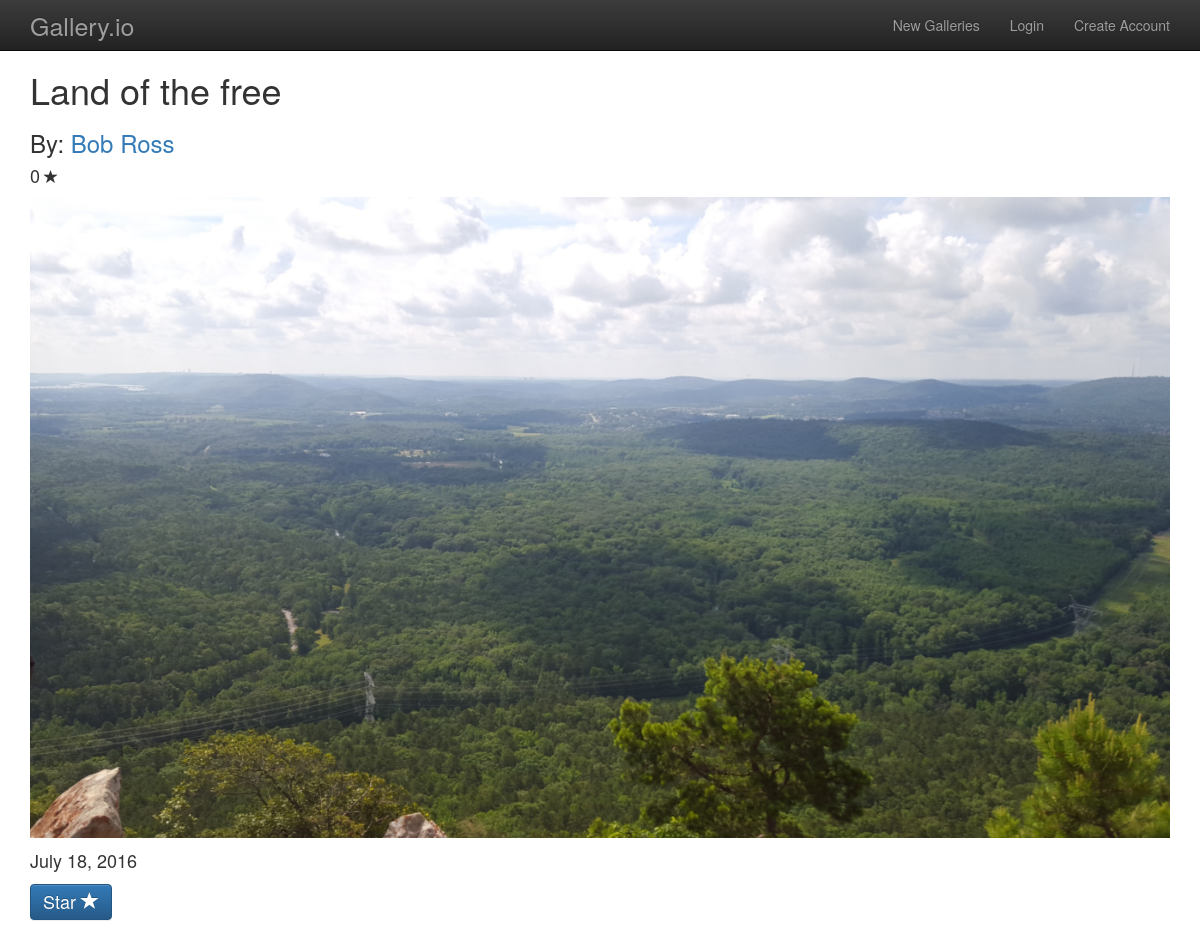
The app's page /art_piece/3/, older data.
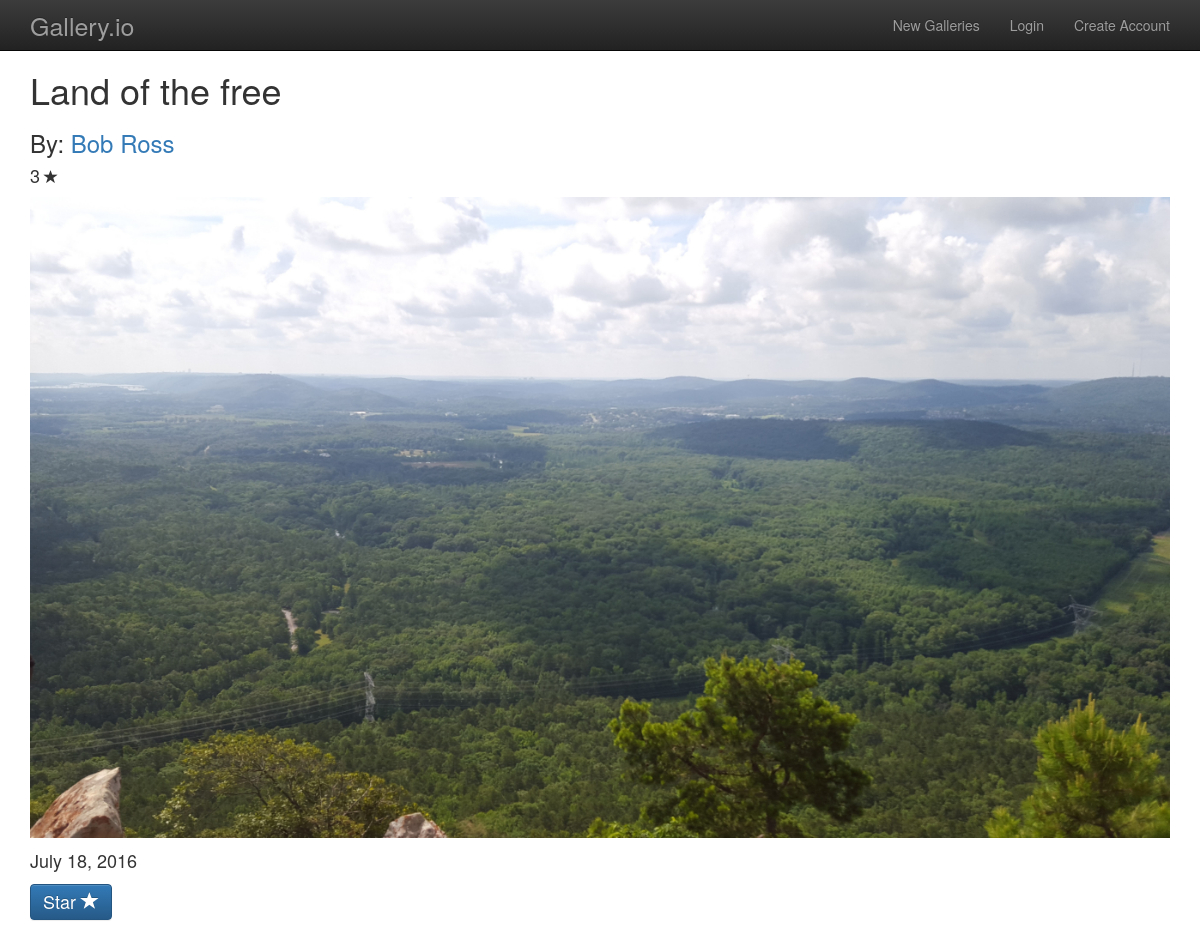
The same page, newer data.
### showcase/models.py (models this page shows, shortened)
class ArtPiece(models.Model):
    title = models.CharField(max_length=200)
    pub_date = models.DateField('date published', default=timezone.now)
    image = models.ImageField()
    artist = models.CharField(max_length=100)
    gallery = models.ForeignKey('Gallery', on_delete=models.CASCADE)
    stars = models.IntegerField(default=0)
    description = models.TextField(max_length=1000, default='')

### showcase/views.py (the view)
# urls.py: url(r'^art_piece/(?P<art_id>[0-9]+)/$', views.art_piece, name='art'),
def art_piece(request, art_id):
    art_piece = get_object_or_404(ArtPiece, pk=art_id)
    context = {
        'image': art_piece,
        'title': art_piece.title,
    }
    return render(request, 'showcase/art.html', context)

### showcase/templates/showcase/art.html (shortened to what this page needs)
{% extends "showcase/base.html" %}
{% block content %}
  <h1>{{ image.title }}</h1>
  <h3>By: <a href="#">{{ image.artist }}</a></h3>
  <div class="gallery-rating">
      <h4>{{ image.stars }}</h4>
      <span class="glyphicon glyphicon-star" aria-hidden="true"></span>
  </div>
  <img src="{{ image.image.url }}" alt="{{ image.title }}" class="img-responsive"/>
  <p class="pub-date">{{ image.pub_date }}</p>
  <form id="rate-form" action="{% url 'showcase:star_art' image.id %}" method="post" class="rate-form">
    <button type="submit" class="btn btn-primary" id="starBtn" value="star">
      <h4>Star <span class="glyphicon glyphicon-star" aria-hidden="true"></span></h4>
    </button>
  </form>
{% endblock content %}

Row changes from the older to the newer data that the page shows:
changed ArtPiece "Land of the free": stars "0" → "3"
